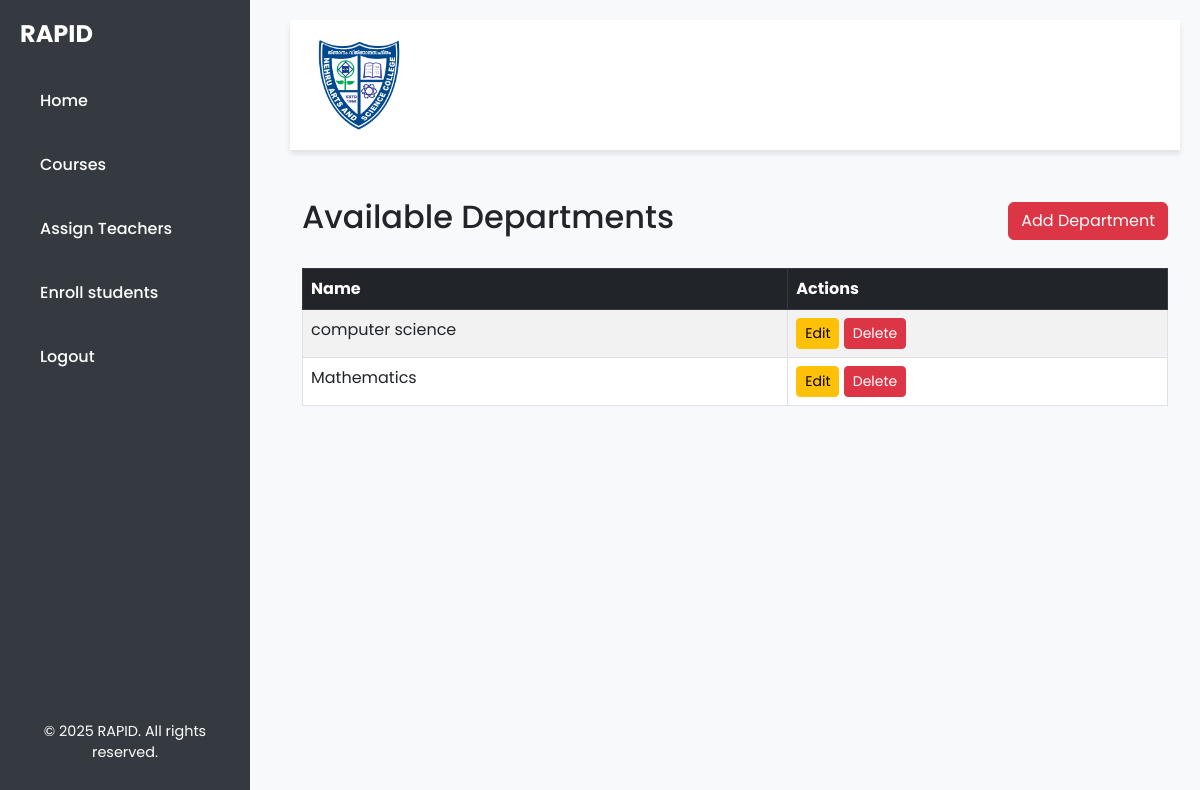
Page /department-list/ on the earlier database version.
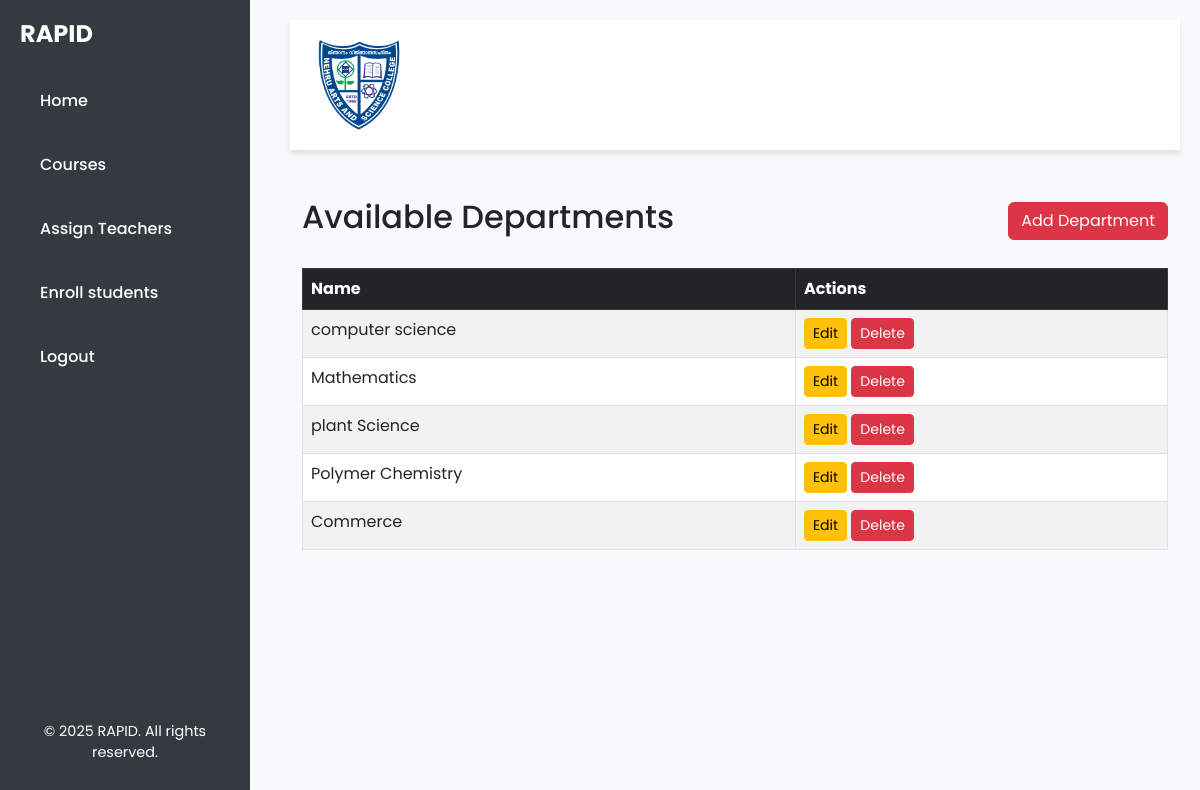
Same page on the later database version.
### rapid/models.py (models this page shows, shortened)
class Department(models.Model):
    department_id=models.AutoField(primary_key=True)
    department_name=models.CharField(max_length=100)

### rapid/views.py (the view)
# urls.py: path('department-list/', views.department_list, name='department_list'),
def department_list(request):
    departments = Department.objects.all()  # Fetch all departments from the database
    return render(request, 'rapid/department_list.html', {'departments': departments})

### rapid/templates/rapid/department_list.html (shortened to what this page needs)
{% extends "base.html" %}
{% block content %}
<div class="container mt-5">
    <div class="d-flex justify-content-between align-items-center mb-4">
        <h2>Available Departments</h2>
        <a href="/create-department/" class="btn btn-danger">Add Department</a>
    </div>
    <div class="table-responsive">
        <table class="table table-bordered table-striped">
            <thead class="table-dark">
                <tr>
                    <th>Name</th>
                    <th>Actions</th>
                </tr>
            </thead>
            <tbody>
                {% for department in departments %}
                <tr>
                    <td>{{ department.department_name }}</td>
                    <td>
                        <a href="{% url 'edit_department' department.pk %}" class="btn btn-warning btn-sm">Edit</a>
                        <a href="{% url 'delete_department' department.department_id %}" onclick="return confirm('Are you sure you want to delete this department?');"  class="btn btn-danger btn-sm">Delete</a>
                    </td>
                </tr>
                {% empty %}
                <tr>
                    <td colspan="4" class="text-center">No departments available.</td>
                </tr>
                {% endfor %}
            </tbody>
        </table>
    </div>
</div>
{% endblock %}

Differences in the rows shown:
added Department: department_name "plant Science"
added Department: department_name "Polymer Chemistry"
added Department: department_name "Commerce"
